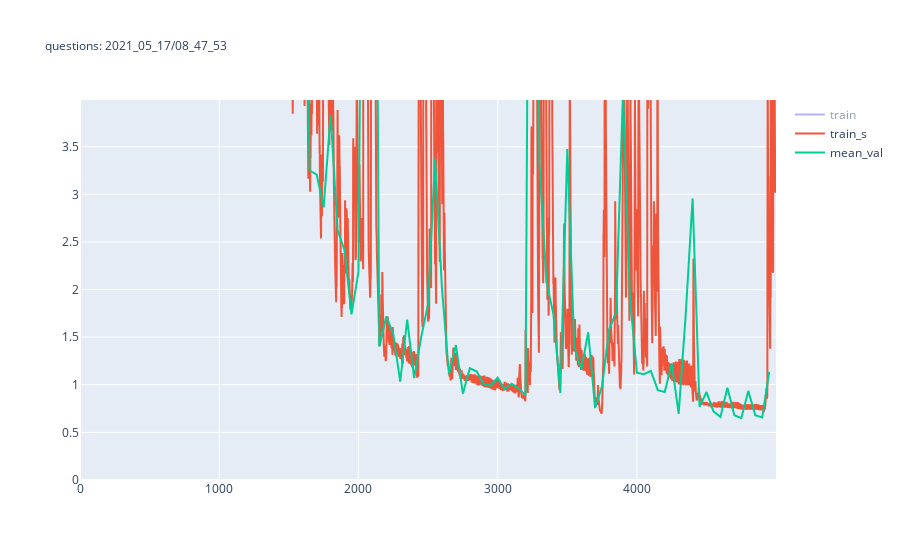

Here is the notebook cell this chart was saved with:
### Code cell
# """ --- TRAINING ---"""
NUM_RUNS = 1
cfg.TRAIN.NUM_TRAINING_STEPS = 5000

# save_path = "models/2021/rationals/mc_faces_5k/"
layer_output_log = []
gradient_log = []
layer_weights_log = []

# writer has to be outside as inside the summary for weights are called
# TODO how to add val writer in here?
for e in range(NUM_RUNS):
  with train_sw.as_default():
    
    if e > 0:
      model = models.get_model(train_sw)
      trainer = train.get_trainer()(data["train"], data["val"], model, vis, data_seperator)
      
    for i in range(1, cfg.TRAIN.NUM_TRAINING_STEPS+1):
      x0, x_out, losses, grads, log = trainer.full_train_step(i)
      trainer.visualize(x0, x_out, losses, grads, e)

    # utils.save_model_and_plot(trainer, save_path, name=f"{e}")
    if cfg.EXTRA.LOG_LAYERS:
      gradient_log.append(grads)
      layer_output_log.append(log)
      layer_weights_log.append([layer.numpy() for layer in trainer.ca.weights])

### Figure 1 — Plotly figure (JSON) as saved in the notebook; plotly's stock layout.template omitted (floating-point values rounded to 4 significant figures; data arrays with more than 128 entries replaced by an {"elided": "..."} marker saying what was removed)
{"data": [{"name": "train", "type": "scatter", "visible": "legendonly", "y": {"elided": "5000 float values"}}, {"name": "train_s", "type": "scatter", "y": {"elided": "5000 float values"}}, {"name": "mean_val", "type": "scatter", "x": [0, 50, 100, 150, 200, 250, 300, 350, 400, 450, 500, 550, 600, 650, 700, 750, 800, 850, 900, 950, 1000, 1050, 1100, 1150, 1200, 1250, 1300, 1350, 1400, 1450, 1500, 1550, 1600, 1650, 1700, 1750, 1800, 1850, 1900, 1950, 2000, 2050, 2100, 2150, 2200, 2250, 2300, 2350, 2400, 2450, 2500, 2550, 2600, 2650, 2700, 2750, 2800, 2850, 2900, 2950, 3000, 3050, 3100, 3150, 3200, 3250, 3300, 3350, 3400, 3450, 3500, 3550, 3600, 3650, 3700, 3750, 3800, 3850, 3900, 3950, 4000, 4050, 4100, 4150, 4200, 4250, 4300, 4350, 4400, 4450, 4500, 4550, 4600, 4650, 4700, 4750, 4800, 4850, 4900, 4950], "y": [392.7, 387.3, 362.7, 316.1, 313.8, 216.8, 137.7, 127.0, 130.6, 116.9, 98.36, 89.95, 95.88, 83.64, 80.5, 75.81, 65.28, 51.0, 49.39, 41.14, 47.45, 27.19, 20.45, 21.3, 19.71, 13.2, 18.62, 26.0, 8.614, 9.812, 6.531, 4.192, 6.31, 3.25, 3.208, 2.863, 3.835, 2.626, 2.41, 1.739, 2.186, 11.44, 12.57, 1.402, 1.718, 1.532, 1.034, 1.685, 1.07, 1.496, 1.849, 3.376, 2.01, 1.111, 1.417, 0.9061, 1.174, 1.139, 1.003, 0.9901, 1.074, 0.9535, 1.01, 0.9631, 0.8892, 13.76, 3.33, 2.083, 1.746, 0.9129, 3.476, 1.404, 1.158, 1.552, 0.7558, 0.9873, 1.58, 1.758, 4.078, 1.909, 1.128, 1.112, 1.146, 0.9433, 0.9248, 1.223, 0.695, 1.726, 2.957, 0.7683, 0.9237, 0.7204, 0.6618, 0.9685, 0.6801, 0.6497, 0.9358, 0.6815, 0.6573, 1.136]}], "layout": {"title": {"font": {"size": 12}, "text": "questions: 2021_05_17/08_47_53"}, "yaxis": {"range": [0, 3.991]}}}
